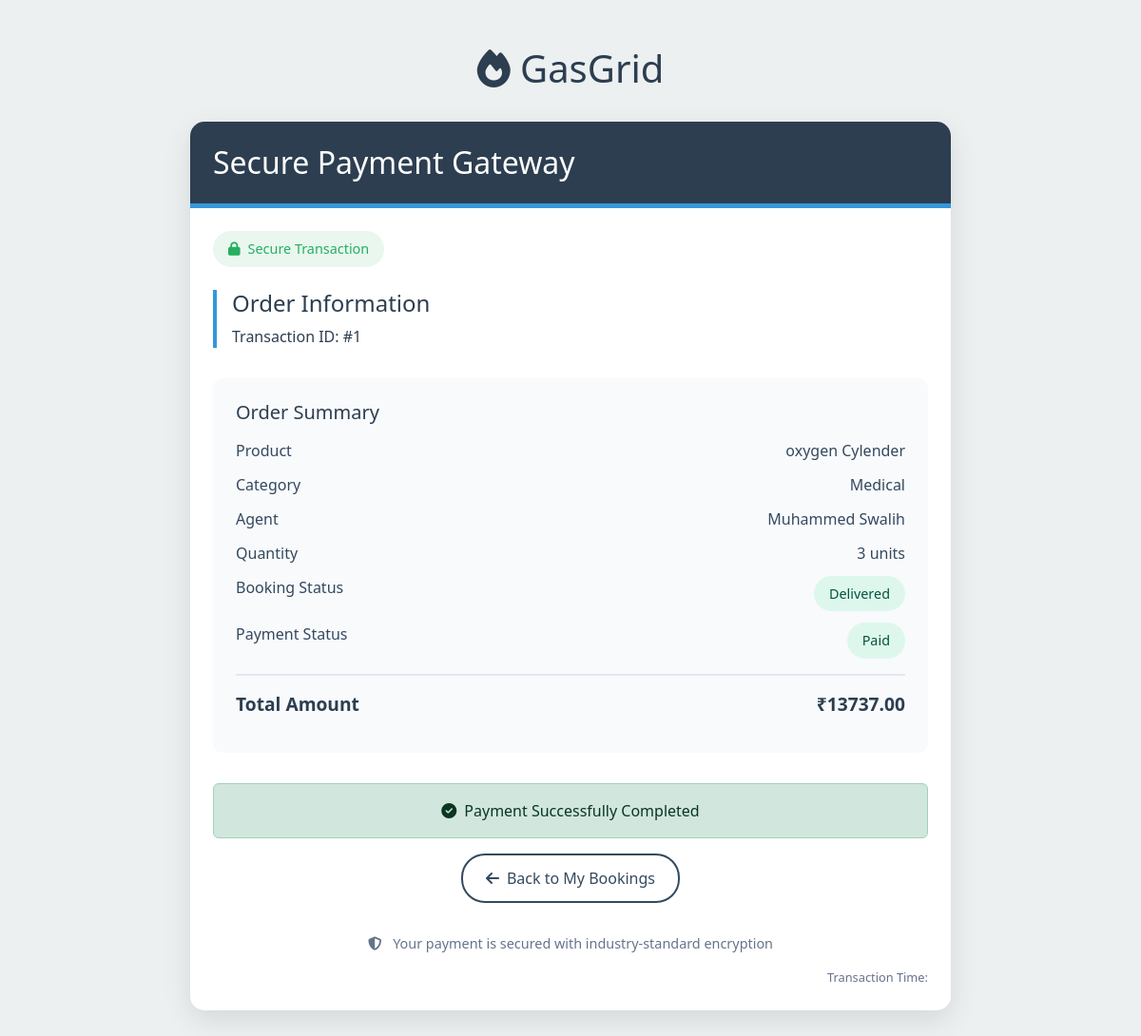
Screenshot of /User/payment/1/ with the database file from the repository.
### User/models.py (models this page shows)
class UserBookGas(models.Model):
    PAYMENT_STATUS_CHOICES = [
        ('Pending', 'Pending'),
        ('Paid', 'Paid'),
        ('Failed', 'Failed'),
    ]
    BOOKING_STATUS_CHOICES = [
        ('Pending', 'Pending'),
        ('Confirmed', 'Confirmed'),
        ('Cancelled', 'Cancelled'),
        ( 'Delivered','Delivered'),
    ]
    user = models.ForeignKey(User, on_delete=models.CASCADE)  # Link to User model
    agent = models.ForeignKey(Agent, on_delete=models.CASCADE)
    gas_product = models.ForeignKey(Gas, on_delete=models.CASCADE)
    quantity = models.PositiveIntegerField()
    booking_date = models.DateTimeField(auto_now_add=True)
    booking_status = models.CharField(max_length=20, choices=BOOKING_STATUS_CHOICES, default='Pending')  # Track booking status
    payment_status = models.CharField(max_length=20, choices=PAYMENT_STATUS_CHOICES, default='Pending')  # Track payment status

### Admin/models.py (models this page shows)
class Gas(models.Model):
    CATEGORY_CHOICES = [
        ('Industrial', 'Industrial'),
        ('Commercial', 'Commercial'),
        ('Medical', 'Medical'),
    ]
    name = models.CharField(max_length=200, unique=True)
    category = models.CharField(max_length=50, choices=CATEGORY_CHOICES)
    quantity = models.PositiveIntegerField(help_text="Quantity available in stock",null=True, blank=True)
    initial_quantity = models.PositiveIntegerField(help_text="Initial quantity added")
    weight= models.CharField(max_length=50)
    retailer_price = models.DecimalField(max_digits=10, decimal_places=2, help_text="Price per unit")
    added_on = models.DateTimeField(auto_now_add=True)

### Agent/models.py (models this page shows)
class Agent(models.Model):
    name = models.CharField(max_length=150)
    email = models.EmailField(unique=True)
    phone_number = models.CharField(max_length=15)
    license_number = models.CharField(max_length=100, unique=True)
    agency_name = models.TextField()
    agency_start_year = models.IntegerField()
    agent_image = models.ImageField(upload_to='agent_images/', blank=True, null=True)
    agent_idproof = models.ImageField(upload_to='idproof_agent/', blank=True, null=True)
    address = models.TextField(blank=True, null=True)
    latitude = models.FloatField(blank=True, null=True)
    longitude = models.FloatField(blank=True, null=True)
    password = models.CharField(max_length=100)  # Storing in plain text (not secure)
    date_registered = models.DateTimeField(auto_now_add=True)
    agent_approved_status = models.IntegerField(default=0)

### User/views.py (the view)
# urls.py: path("payment/<int:booking_id>/", views.agent_payment_page, name="payment_page"),
def payment_page(request, booking_id):
    booking = UserBookGas.objects.get(id=booking_id)
    total_price = booking.quantity * booking.gas_product.retailer_price
    if request.method == "POST":
        booking.payment_status = "Paid"
        booking.save()
        messages.success(request, "Payment successful! Your booking is now complete.")
        return redirect("User:user_booking_details")
    return render(request, "User/payment_page.html", {"booking": booking, "total_price": total_price})

### User/templates/User/payment_page.html (shortened to what this page needs)
<!DOCTYPE html>
<html lang="en">
<head>
    <link href="https://cdn.jsdelivr.net/npm/bootstrap@5.3.0/dist/css/bootstrap.min.css" rel="stylesheet">
    <link href="https://cdnjs.cloudflare.com/ajax/libs/font-awesome/6.4.0/css/all.min.css" rel="stylesheet">
</head>
<body>
    <div class="container py-5">
        <div class="payment-header">
            <h1><i class="fas fa-fire"></i> GasGrid</h1>
        </div>
        <div class="payment-card p-4">
            <div class="payment-title">
                <h2 class="mb-0">Secure Payment Gateway</h2>
            </div>
            <div class="secure-badge">
                <i class="fas fa-lock me-2"></i> Secure Transaction
            </div>
            <div class="payment-info">
                <h4>Order Information</h4>
                <p class="mb-0">Transaction ID: #{{ booking.id }}</p>
            </div>
            <div class="order-summary">
                <h5 class="mb-3">Order Summary</h5>
                <div class="summary-row">
                    <span>Product</span>
                    <span>{{ booking.gas_product.name }}</span>
                </div>
                <div class="summary-row">
                    <span>Category</span>
                    <span>{{ booking.gas_product.category }}</span>
                </div>
                <div class="summary-row">
                    <span>Agent</span>
                    <span>{{ booking.agent.name }}</span>
                </div>
                <div class="summary-row">
                    <span>Quantity</span>
                    <span>{{ booking.quantity }} units</span>
                </div>
                <div class="summary-row">
                    <span>Booking Status</span>
                    <span class="status-badge {% if booking.booking_status == 'Pending' %}status-pending{% else %}status-completed{% endif %}">
                        {{ booking.booking_status }}
                    </span>
                </div>
                <div class="summary-row">
                    <span>Payment Status</span>
                    <span class="status-badge {% if booking.payment_status == 'Pending' %}status-pending{% else %}status-completed{% endif %}">
                        {{ booking.payment_status }}
                    </span>
                </div>
                <div class="summary-row total">
                    <span>Total Amount</span>
                    <span>₹{{ total_price }}</span>
                </div>
            </div>
            {% if booking.payment_status == "Pending" %}
                <form method="post" class="mb-3">
                    {% csrf_token %}
                    <button type="submit" class="btn btn-pay">
                        <i class="fas fa-lock me-2"></i>Pay ₹{{ total_price }}
                    </button>
                </form>
            {% else %}
                <div class="alert alert-success text-center mb-3">
                    <i class="fas fa-check-circle me-2"></i>Payment Successfully Completed
                </div>
            {% endif %}
            <div class="text-center">
                <a href="{% url 'User:user_booking_details' %}" class="btn btn-back">
                    <i class="fas fa-arrow-left me-2"></i>Back to My Bookings
                </a>
            </div>
            <div class="secure-note">
                <i class="fas fa-shield-alt me-2"></i>
                Your payment is secured with industry-standard encryption
            </div>
            <div class="timestamp">
                Transaction Time: {{ current_date }}
            </div>
        </div>
    </div>
</body>
</html>

### User/templates/User/payment_page.html (style rules this page uses)
:root { --primary-color: #2C3E50; --secondary-color: #34495E; --accent-color: #3498DB; --success-color: #27AE60; --background-color: #ECF0F1; --text-color: #2C3E50; }
body { background-color: var(--background-color); font-family: 'Segoe UI', Tahoma, Geneva, Verdana, sans-serif; color: var(--text-color); }
.payment-header { text-align: center; margin-bottom: 2rem; }
.payment-card { background: white; border-radius: 15px; box-shadow: 0 10px 30px rgba(0,0,0,0.1); max-width: 800px; margin: 2rem auto; overflow: hidden; }
.payment-title { background: var(--primary-color); color: white; padding: 1.5rem; margin: -1.5rem -1.5rem 1.5rem; border-bottom: 5px solid var(--accent-color); }
.secure-badge { background: rgba(39, 174, 96, 0.1); color: var(--success-color); padding: 0.5rem 1rem; border-radius: 20px; font-size: 0.9rem; display: inline-flex; align-items: center; margin-bottom: 1.5rem; }
.order-summary { background: #F8FAFC; border-radius: 10px; padding: 1.5rem; margin-bottom: 2rem; }
.summary-row { display: flex; justify-content: space-between; margin-bottom: 0.75rem; color: var(--secondary-color); }
.summary-row.total { border-top: 2px solid #E2E8F0; margin-top: 1rem; padding-top: 1rem; font-weight: 600; font-size: 1.2rem; color: var(--primary-color); }
.btn-back { background: transparent; color: var(--secondary-color); border: 2px solid var(--secondary-color); padding: 0.75rem 1.5rem; border-radius: 25px; font-weight: 500; transition: all 0.3s ease; }
.payment-info { border-left: 4px solid var(--accent-color); padding-left: 1rem; margin-bottom: 2rem; }
.status-badge { padding: 0.5rem 1rem; border-radius: 20px; font-size: 0.9rem; font-weight: 500; }
.status-completed { background: #DEF7EC; color: #03543F; }
.secure-note { text-align: center; color: #64748B; font-size: 0.9rem; margin-top: 2rem; }
.timestamp { color: #64748B; font-size: 0.8rem; text-align: right; margin-top: 1rem; }

### rows the page displays
UserBookGas: id "1", gas_product.name "oxygen Cylender", gas_product.category "Medical", agent.name "Muhammed Swalih", quantity "3", booking_status "Delivered", payment_status "Paid"

### other values shown
{{ total_price }} "13737.00"
